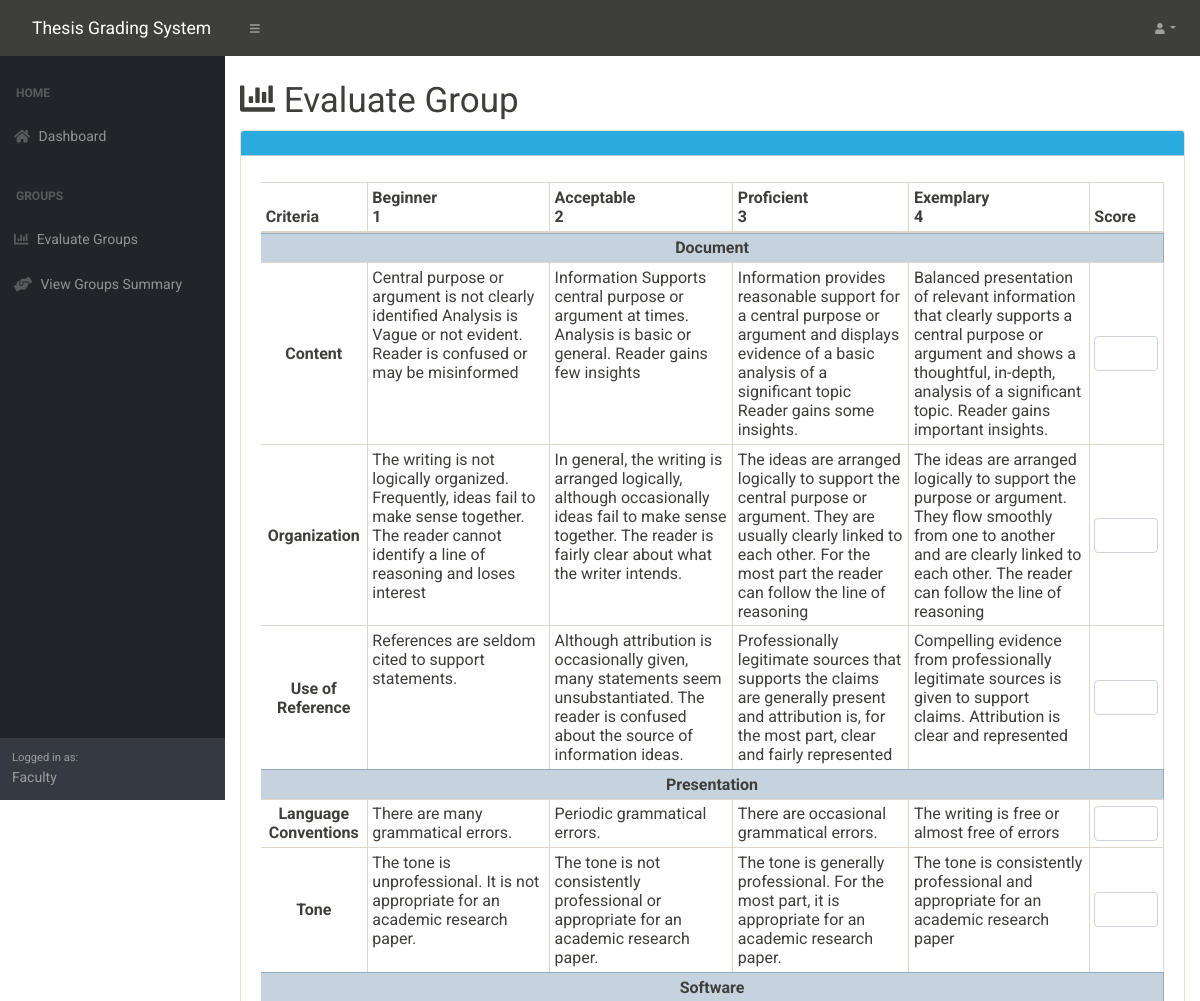
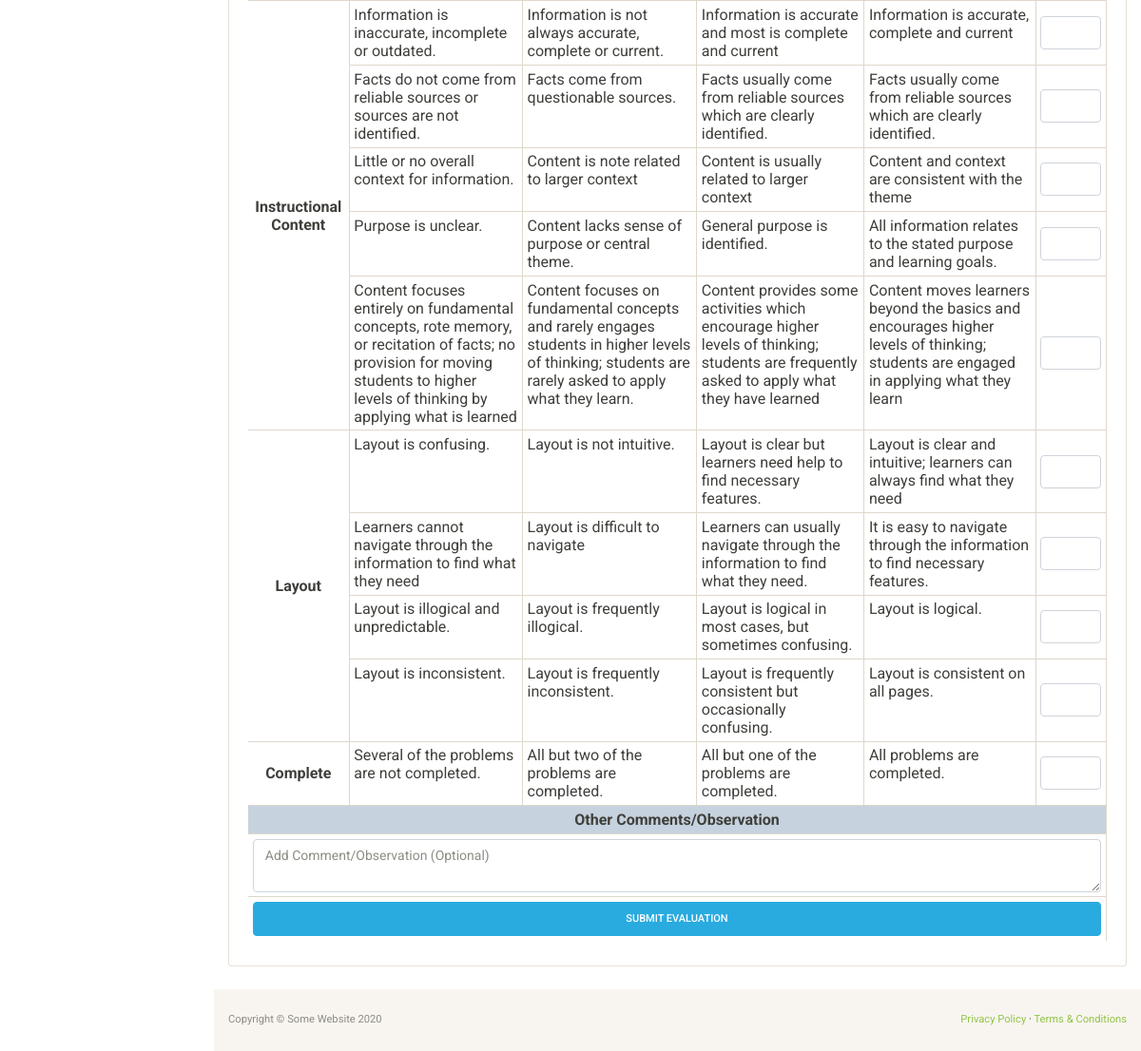
The page /GroupEvaluation/EvaluateGroup.php (signed in) on the database its author committed (2 pictures, top to bottom).
### tables this page shows
CREATE TABLE `criteria` (
  `Id` int(11) NOT NULL,
  `Title` varchar(255) NOT NULL,
  `Beginner` varchar(255) NOT NULL,
  `Acceptable` varchar(255) NOT NULL,
  `Proficient` varchar(255) NOT NULL,
  `Exemplary` varchar(255) NOT NULL,
  `Weight` float NOT NULL
);

### Backend/classes/DBHandler.php (called while the page is built, shortened)
<?php
require_once("Criterion.php");
class DBHandler
{
	static private $server = "localhost";
	static private $s_username = "root";
	static private $s_pass = "";
	static private $dbName = "thesis-grading-system-db";
	public static function GetCriteria(){
		$connection = new mysqli(self::$server, self::$s_username, self::$s_pass, self::$dbName);
		$stmt = $connection->prepare("SELECT *  FROM Criteria");
		$rc = $stmt->execute();
		$res = $stmt->get_result();
		if($res->num_rows > 0){
			$criteria = array();
			while($row = $res->fetch_assoc()){
				$id = $row['Id'];
				$title = $row['Title'];
				$descs = array();
				array_push($descs, $row['Beginner']);
				array_push($descs, $row['Acceptable']);
				array_push($descs, $row['Proficient']);
				array_push($descs, $row['Exemplary']);
				array_push($criteria, Criterion::Create($id, $title, $descs));
			}
			return $criteria;
		}
		else{
			return NULL;
		}
	}
}
?>

### Backend/classes/Criterion.php (called while the page is built, shortened)
<?php
class Criterion{
	public static function Create($_id, $_title, $_descs){
		$c = new Criterion();
		$c->id = $_id;
		$c->title = $_title;
		$c->descriptions = $_descs;
		return $c;
	}
}
?>

### GroupEvaluation/EvaluateGroup.php (the view, shortened to what this page needs)
<?php
require_once("../Backend/classes/DBHandler.php");
require_once("../Backend/classes/Criterion.php");
$criteria = DBHandler::GetCriteria();
?>
<html>
    <head>
        <link href="../css/styles.css" rel="stylesheet" />
        <link href="../css/bootstrap-sandstone.min.css" rel="stylesheet" />
        <link href="https://cdn.datatables.net/1.10.20/css/dataTables.bootstrap4.min.css" rel="stylesheet" />
    </head>
    <body class="sb-nav-fixed">
        <?php include("../PartialViews/Navbar.php")?>
        <div id="layoutSidenav">
            <?php include("../PartialViews/SideNav.php");?>
            <div id="layoutSidenav_content">
                <main>
                    <div class="container-fluid">
                        <h1 class="mt-4"><i class="fas fa-chart-bar"></i> Evaluate Group</h1>
                        <div class="card mb-4">
                            <div class="card-header bg-info">
                            </div>
                            <div class="card-body">
                                <div class="table-responsive">
                                    <table class="table table-sm table-bordered" id= "dataTable" width="100%" cellspacing="0">
                                        <thead>
                                            <tr align="center">
                                                <th>Criteria</th>
                                                <th>Beginner<br>1</th>
                                                <th>Acceptable<br>2</th>
                                                <th>Proficient<br>3</th>
                                                <th>Exemplary<br>4</th>
                                                <th>Score</th>
                                            </tr>
                                        </thead>
                                        <tbody>
                                           <form id ="EvaluationForm" action="../Backend/EvaluationController/add_grades_to_db.php" method="POST">
                                            <tr align="center" class='table-primary'><th colspan="6">Document</th></tr>
                                            <?php for($x = 0; $x < 3; $x++){ ?>
                                                <tr>
                                                    <th class='align-middle text-center'><?=$criteria[$x]->title?></th>
                                                    <td><?=$criteria[$x]->descriptions[0]?></td>
                                                    <td><?=$criteria[$x]->descriptions[1]?></td>
                                                    <td><?=$criteria[$x]->descriptions[2]?></td>
                                                    <td><?=$criteria[$x]->descriptions[3]?></td>
                                                    <td class='align-middle'><input type="text" name="Score[]" class = 'form-control'></td>
                                                </tr>
                                            <?php } ?>
                                            <tr align="center" class='table-primary'><th colspan="6">Presentation</th></tr>
                                            <?php for($x = 3; $x < 5; $x++){ ?>
                                                <tr>
                                                    <th class='align-middle text-center'><?=$criteria[$x]->title?></th>
                                                    <td><?=$criteria[$x]->descriptions[0]?></td>
                                                    <td><?=$criteria[$x]->descriptions[1]?></td>
                                                    <td><?=$criteria[$x]->descriptions[2]?></td>
                                                    <td><?=$criteria[$x]->descriptions[3]?></td>
                                                    <td class='align-middle'><input type="text" name="Score[]" class = 'form-control'></td>
                                                </tr>
                                            <?php } ?>
                                            <tr align="center" class='table-primary'><th colspan="6">Software</th></tr>
                                            <?php for($x = 5; $x < 10; $x++){ ?>
                                                <tr>
                                                    <?php if($x == 5){?>
                                                        <th class='align-middle text-center' rowspan ="5">Instructional Content</th>
                                                    <?php }?>
                                                    <td><?=$criteria[$x]->descriptions[0]?></td>
                                                    <td><?=$criteria[$x]->descriptions[1]?></td>
                                                    <td><?=$criteria[$x]->descriptions[2]?></td>
                                                    <td><?=$criteria[$x]->descriptions[3]?></td>
                                                    <td class='align-middle'><input type="text" name="Score[]" class = 'form-control'></td>
                                                </tr>
                                            <?php } ?>
                                            <?php for($x = 10; $x < 14; $x++){ ?>
                                                <tr>
                                                    <?php if($x == 10){?>
                                                        <th class='align-middle text-center' rowspan ="4">Layout</th>
                                                    <?php }?>
                                                    <td><?=$criteria[$x]->descriptions[0]?></td>
                                                    <td><?=$criteria[$x]->descriptions[1]?></td>
                                                    <td><?=$criteria[$x]->descriptions[2]?></td>
                                                    <td><?=$criteria[$x]->descriptions[3]?></td>
                                                    <td class='align-middle'><input type="text" name="Score[]" class = 'form-control'></td>
                                                </tr>
                                            <?php } ?>
                                            <tr>
                                                <th class='align-middle text-center'>Complete</th>
                                                <td><?=$criteria[14]->descriptions[0]?></td>
                                                <td><?=$criteria[14]->descriptions[1]?></td>
                                                <td><?=$criteria[14]->descriptions[2]?></td>
                                                <td><?=$criteria[14]->descriptions[3]?></td>
                                                <td class='align-middle'><input type="text" name="Score[]" class = 'form-control'></td>
                                            </tr>
                                            <tr><th colspan="6" class ='table-primary text-center'>Other Comments/Observation</th></tr>
                                            <tr>
                                                <th colspan="6">
                                                    <textarea name="Comment" class ="form-control" placeholder="Add Comment/Observation (Optional)"></textarea>
                                                </th>
                                            </tr>
                                            <tr><th colspan="6" class = 'text-center'><button type="button" id="SubmitForm" class = 'btn btn-block btn-info'>Submit Evaluation</button></th></tr>
                                        </form>
                                        </tbody>
                                    </table>
                                </div>
                            </div>
                        </div>
                    </div>
                </main>
                <?php include("../PartialViews/Footer.php"); ?>
            </div>
        </div>
    </body>
</html>

### rows shown on the page
criteria: Title "Content", Beginner "Central purpose or argument is not clearly identified Analysis is Vague or not evident. Reader is confused or may be misinformed", Acceptable "Information Supports central purpose or argument at times. Analysis is basic or general. Reader gains few insights", Proficient "Information provides reasonable support for a central purpose or argument and displays evidence of a basic analysis of a significant topic Reader gains some insights.", Exemplary "Balanced presentation of relevant information that clearly supports a central purpose or argument and shows a thoughtful, in-depth, analysis of a significant topic. Reader gains important insights."
criteria: Title "Organization"
criteria: Title "Use of Reference", Beginner "References are seldom cited to support statements.", Acceptable "Although attribution is occasionally given, many statements seem unsubstantiated. The reader is confused about the source of information ideas.", Proficient "Professionally legitimate sources that supports the claims are generally present and attribution is, for the most part, clear and fairly represented", Exemplary "Compelling evidence from professionally legitimate sources is given to support claims. Attribution is clear and represented"
criteria: Title "Language Conventions", Beginner "There are many grammatical errors.", Acceptable "Periodic grammatical errors.", Proficient "There are occasional grammatical errors.", Exemplary "The writing is free or almost free of errors"
criteria: Title "Tone", Beginner "The tone is unprofessional. It is not appropriate for an academic research paper.", Acceptable "The tone is not consistently professional or appropriate for an academic research paper.", Proficient "The tone is generally professional. For the most part, it is appropriate for an academic research paper.", Exemplary "The tone is consistently professional and appropriate for an academic research paper"
criteria: shows "Instructional Content", Beginner "Information is inaccurate, incomplete or outdated.", Acceptable "Information is not always accurate, complete or current.", Proficient "Information is accurate and most is complete and current", Exemplary "Information is accurate, complete and current"
criteria: Beginner "Facts do not come from reliable sources or sources are not identified.", Acceptable "Facts come from questionable sources.", descriptions "Facts usually come from reliable sources which are clearly identified."
criteria: Beginner "Little or no overall context for information.", Acceptable "Content is note related to larger context", Proficient "Content is usually related to larger context", Exemplary "Content and context are consistent with the theme"
criteria: Beginner "Purpose is unclear.", Acceptable "Content lacks sense of purpose or central theme.", Proficient "General purpose is identified.", Exemplary "All information relates to the stated purpose and learning goals."
criteria: Beginner "Content focuses entirely on fundamental concepts, rote memory, or recitation of facts; no provision for moving students to higher levels of thinking by applying what is learned", Acceptable "Content focuses on fundamental concepts and rarely engages students in higher levels of thinking; students are rarely asked to apply what they learn.", Proficient "Content provides some activities which encourage higher levels of thinking; students are frequently asked to apply what they have learned", Exemplary "Content moves learners beyond the basics and encourages higher levels of thinking; students are engaged in applying what they learn"
criteria: shows "Layout", Beginner "Layout is confusing.", Acceptable "Layout is not intuitive.", Proficient "Layout is clear but learners need help to find necessary features.", Exemplary "Layout is clear and intuitive; learners can always find what they need"
criteria: Beginner "Learners cannot navigate through the information to find what they need", Acceptable "Layout is difficult to navigate", Proficient "Learners can usually navigate through the information to find what they need.", Exemplary "It is easy to navigate through the information to find necessary features."
criteria: Beginner "Layout is illogical and unpredictable.", Acceptable "Layout is frequently illogical.", Proficient "Layout is logical in most cases, but sometimes confusing.", Exemplary "Layout is logical."
criteria: Beginner "Layout is inconsistent.", Acceptable "Layout is frequently inconsistent.", Proficient "Layout is frequently consistent but occasionally confusing.", Exemplary "Layout is consistent on all pages."
criteria: Beginner "Several of the problems are not completed.", Acceptable "All but two of the problems are completed.", Proficient "All but one of the problems are completed.", Exemplary "All problems are completed."

### other values the page prints
$_SESSION["Account"]->rolename "Faculty"
$criteria[$x]->descriptions[0] "The writing is not logically organized. Frequently, ideas fail to make sense together. The reader cannot identify a line of reasoning and loses interest"
$criteria[$x]->descriptions[1] "In general, the writing is arranged logically, although occasionally ideas fail to make sense together. The reader is fairly clear about what the writer intends."
$criteria[$x]->descriptions[2] "The ideas are arranged logically to support the central purpose or argument. They are usually clearly linked to each other. For the most part the reader can follow the line of reasoning"
$criteria[$x]->descriptions[3] "The ideas are arranged logically to support the purpose or argument. They flow smoothly from one to another and are clearly linked to each other. The reader can follow the line of reasoning"
